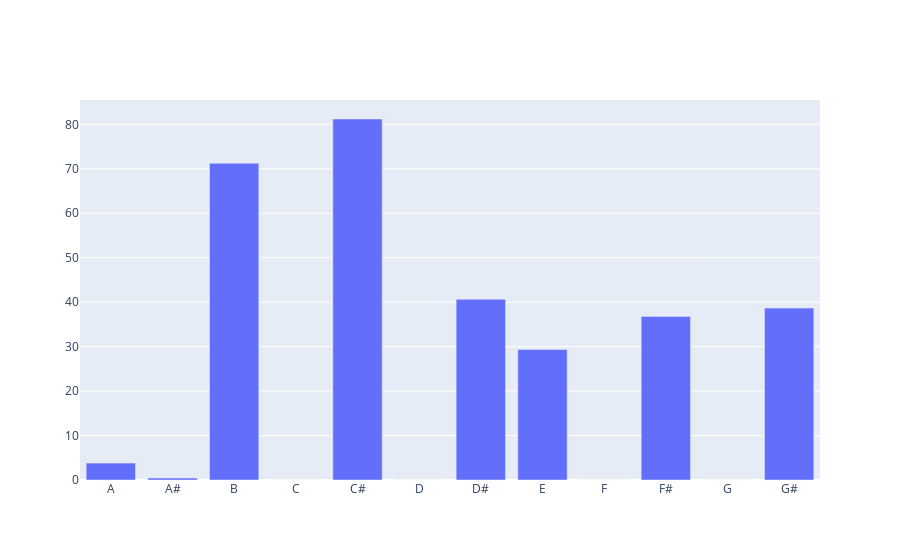

Notebook code for this chart:
### Code cell
import plotly.graph_objects as go # vocal.
fig = go.Figure(data=go.Bar(x=["A","A#","B","C","C#","D","D#","E","F","F#","G","G#"], 
                            y=[ 
3.80
,
0.45
,
71.24
,
0.00
,
81.20
,
0.00
,
40.64
,
29.36
,
0.00
,
36.78
,
0.00
,
38.66]))
fig.show()

### Figure 1 — Plotly figure (JSON) as saved in the notebook; plotly's stock layout.template omitted (floating-point values rounded to 4 significant figures)
{"data": [{"type": "bar", "x": ["A", "A#", "B", "C", "C#", "D", "D#", "E", "F", "F#", "G", "G#"], "y": [3.8, 0.45, 71.24, 0, 81.2, 0, 40.64, 29.36, 0, 36.78, 0, 38.66]}], "layout": {}}
